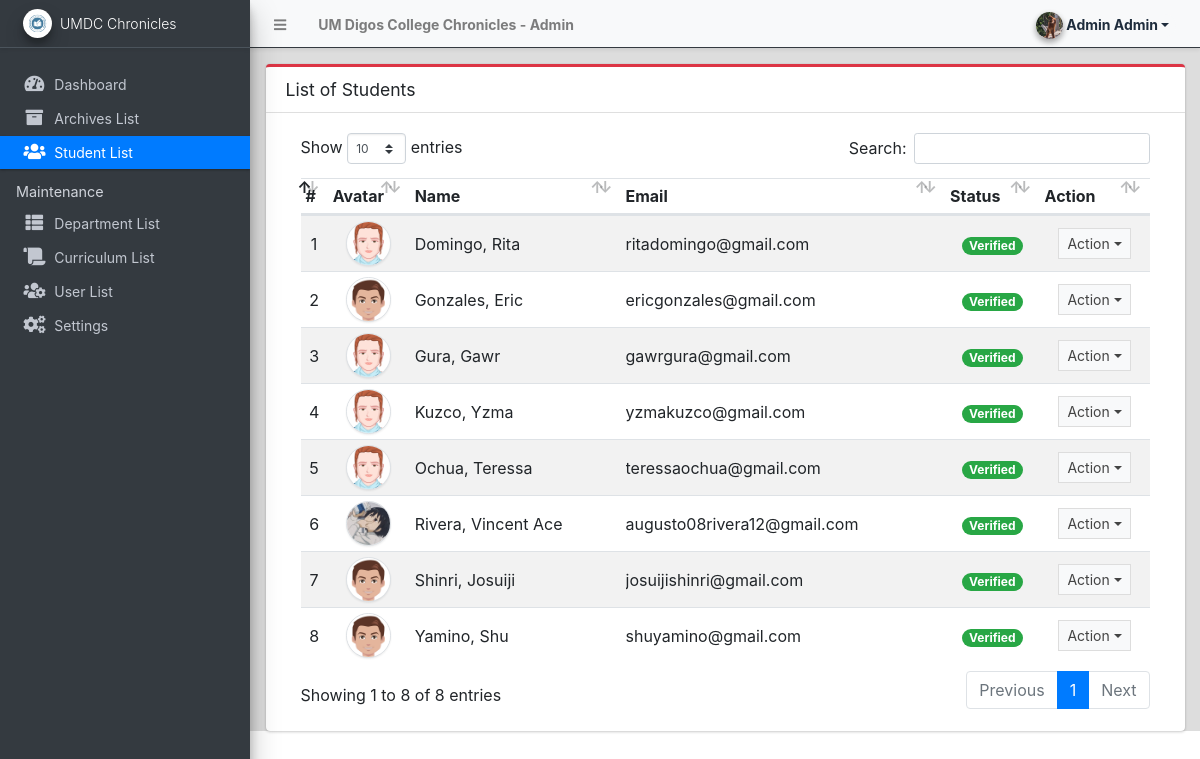
Screenshot of /admin/?page=students (signed in) with the database file from the repository.
### tables this page shows
CREATE TABLE `student_list` (
  `id` int(30) NOT NULL,
  `firstname` text NOT NULL,
  `middlename` text NOT NULL,
  `lastname` text NOT NULL,
  `department_id` int(30) NOT NULL,
  `curriculum_id` int(30) NOT NULL,
  `email` text NOT NULL,
  `password` text NOT NULL,
  `gender` varchar(50) NOT NULL,
  `status` tinyint(4) NOT NULL DEFAULT 0,
  `avatar` text NOT NULL,
  `date_created` datetime NOT NULL DEFAULT current_timestamp(),
  `date_updated` datetime DEFAULT NULL ON UPDATE current_timestamp()
);

### config.php (called while the page is built, shortened)
<?php
function validate_image($file){
	if(!empty($file)){
        $ex = explode('?',$file);
        $file = $ex[0];
        $param =  isset($ex[1]) ? '?'.$ex[1]  : '';
		if(is_file(base_app.$file)){
			return base_url.$file.$param;
		}else{
			return base_url.'dist/img/no-image-available.png';
		}
	}else{
		return base_url.'dist/img/no-image-available.png';
	}
}
?>

### admin/students/index.php (the view, shortened to what this page needs)
<div class="card card-outline card-danger">
	<div class="card-header">
		<h3 class="card-title">List of Students</h3>
	</div>
	<div class="card-body">
		<div class="container-fluid">
        <div class="container-fluid">
			<table class="table table-hover table-striped">
				<!-- <colgroup>
					<col width="5%">
					<col width="10%">
					<col width="20%">
					<col width="20%">
					<col width="15%">
					<col width="15%">
					<col width="10%">
				</colgroup> -->
				<thead>
					<tr>
						<th>#</th>
						<th>Avatar</th>
						<th>Name</th>
						<th>Email</th>
						<th>Status</th>
						<th>Action</th>
					</tr>
				</thead>
				<tbody>
					<?php
						$i = 1;
						$qry = $conn->query("SELECT *,concat(lastname,', ',firstname,' ', middlename) as name from `student_list`  order by concat(lastname,', ',firstname,' ', middlename) asc ");
						while($row = $qry->fetch_assoc()):
					?>
						<tr>
							<td class="text-center"><?php echo $i++; ?></td>
							<td class="text-center"><img src="<?php echo validate_image($row['avatar']) ?>" class="img-avatar img-thumbnail p-0 border-2" alt="user_avatar"></td>
							<td><?php echo ucwords($row['name']) ?></td>
							<td ><p class="m-0 truncate-1"><?php echo $row['email'] ?></p></td>
							<td class="text-center">
								<?php if($row['status'] == 1): ?>
									<span class="badge badge-pill badge-success">Verified</span>
								<?php else: ?>
								<span class="badge badge-pill badge-primary">Not Verified</span>
								<?php endif; ?>
							</td>
							<td align="center">
								 <button type="button" class="btn btn-flat btn-default btn-sm dropdown-toggle dropdown-icon" data-toggle="dropdown">
				                  		Action
				                  </button>
							</td>
						</tr>
					<?php endwhile; ?>
				</tbody>
			</table>
		</div>
		</div>
	</div>
</div>

### admin/students/index.php (style rules this page uses)
.img-avatar { width:45px; height:45px; object-fit:cover; object-position:center center; border-radius:100%; }

### rows the page displays
student_list: avatar (picture), name "Domingo, Rita", email "ritadomingo@gmail.com", status "Verified"
student_list: avatar (picture), name "Gonzales, Eric", email "ericgonzales@gmail.com", status "Verified"
student_list: avatar (picture), name "Gura, Gawr", email "gawrgura@gmail.com", status "Verified"
student_list: avatar (picture), name "Kuzco, Yzma", email "yzmakuzco@gmail.com", status "Verified"
student_list: avatar (picture), name "Ochua, Teressa", email "teressaochua@gmail.com", status "Verified"
student_list: avatar (picture), name "Rivera, Vincent Ace", email "augusto08rivera12@gmail.com", status "Verified"
student_list: avatar (picture), name "Shinri, Josuiji", email "josuijishinri@gmail.com", status "Verified"
student_list: avatar (picture), name "Yamino, Shu", email "shuyamino@gmail.com", status "Verified"

### other values shown
$_settings->info('name') "UM Digos College Chronicles"
$_settings->userdata('firstname').' '.$_settings->userdata('lastname') "Admin Admin"
$_settings->info('short_name') "UMDC Chronicles"
